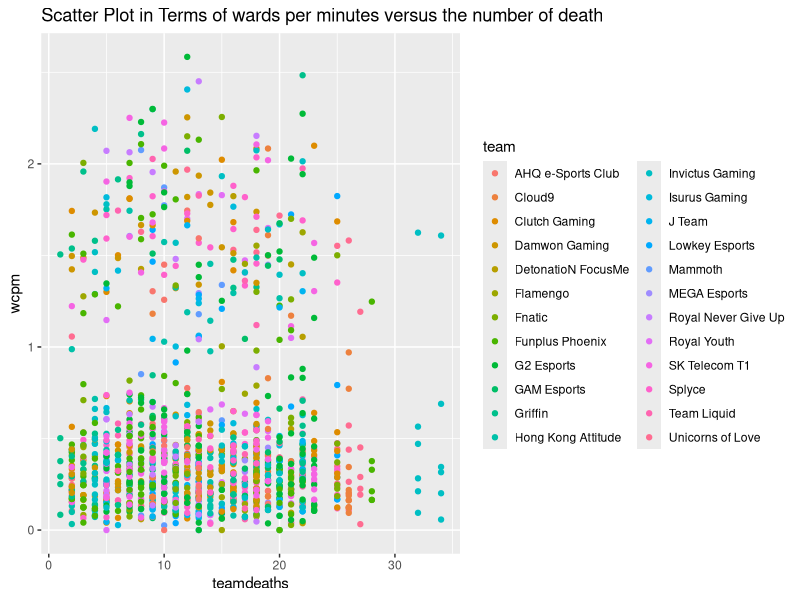

Write R code to recreate this figure.
# In this function, our goal is to virtualize the 
#comparison of wards per minutes versus the number of death
#import package:
library("dplyr")
library("ggplot2")
#import the dataset
match_df <- read.csv("data/2019-summer-match-data-OraclesElixir-2019-11-10.csv",
                     stringsAsFactors = FALSE)
#write the function:
wpm_death <- function(df){
        result <- df%>%
          group_by(gameid)%>%
          filter(position == "Team")
        
        map <- ggplot(df) +
          ggtitle("Scatter Plot in Terms of wards per minutes versus the number of death") +
          geom_point(
            mapping = aes(x = teamdeaths, y = wcpm, color =team )
          )
          
      return(map)    
}

chart2 <- wpm_death(match_df)
